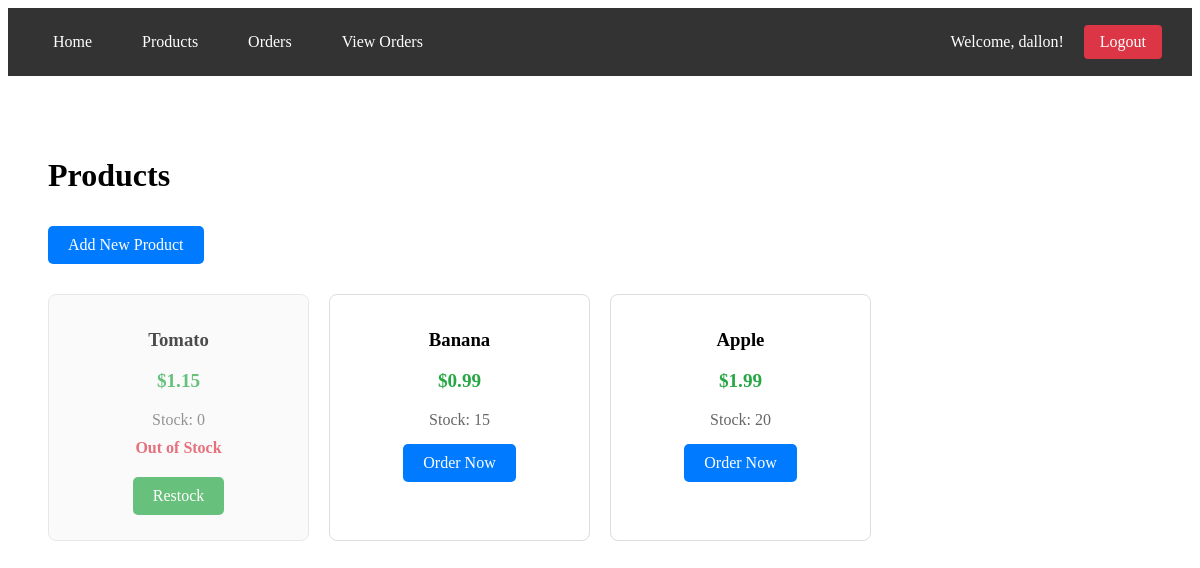
Page /products (signed in) on the earlier database version.
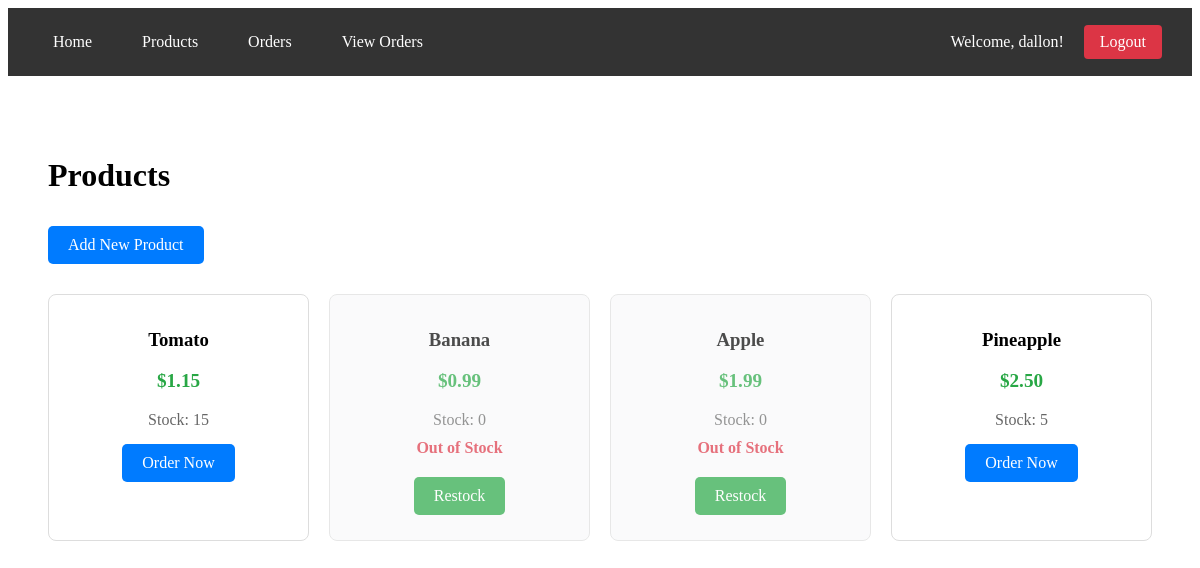
Same page on the later database version.
### app/models.py (models this page shows, shortened)
class Product(db.Model):
    id = db.Column(db.Integer, primary_key=True)
    name = db.Column(db.String(80), nullable=False)
    price = db.Column(db.Float, nullable=False)
    stock = db.Column(db.Integer, default=10)
    orders = db.relationship('Order', backref='product', lazy=True)

### app/routes.py (the view)
@app.route('/products')
@login_required
def products():
    products = Product.query.all()
    return render_template('products.html', products=products)

### app/routes.py (called while the page is built)
def login_required(f):
    @wraps(f)
    def decorated_function(*args, **kwargs):
        if 'user_id' not in session:
            flash('Please login first!')
            return redirect(url_for('login'))
        return f(*args, **kwargs)
    return decorated_function

### app/templates/products.html
{% extends "base.html" %}
{% block content %}
<div class="container">
    <h1>Products</h1>
    <a href="{{ url_for('add_product') }}" class="btn">Add New Product</a>
    <div class="product-grid">
        {% for product in products %}
        <div class="product-card {% if product.stock <= 0 %}out-of-stock{% endif %}">
            <h3>{{ product.name }}</h3>
            <p class="price">${{ "%.2f"|format(product.price) }}</p>
            <p class="stock">Stock: {{ product.stock }}</p>
            {% if product.stock > 0 %}
                <a href="{{ url_for('orders', product_id=product.id) }}" class="btn">Order Now</a>
            {% else %}
                <p class="out-of-stock-text">Out of Stock</p>
                <a href="{{ url_for('restock_product', product_id=product.id) }}" class="btn btn-restock">Restock</a>
            {% endif %}
        </div>
        {% endfor %}
    </div>
</div>
{% endblock %}

### app/templates/base.html (shortened to what this page needs)
<!DOCTYPE html>
<html lang="en">
<head>
    <link rel="stylesheet" href="{{ url_for('static', filename='style.css') }}">
</head>
<body>
    <nav>
        <div class="nav-left">
            <a href="{{ url_for('index') }}">Home</a>
            {% if 'user_id' in session %}
                <a href="{{ url_for('products') }}">Products</a>
                <a href="{{ url_for('orders') }}">Orders</a>
                <a href="{{ url_for('view_orders') }}">View Orders</a>
            {% endif %}
        </div>
        <div class="nav-right">
            {% if 'user_id' in session %}
                <span class="welcome-text">Welcome, {{ session['username'] }}!</span>
                <a href="{{ url_for('logout') }}" class="btn-logout">Logout</a>
            {% else %}
                <a href="{{ url_for('register') }}">Register</a>
                <a href="{{ url_for('login') }}">Login</a>
            {% endif %}
        </div>
    </nav>
    <div class="container">
        {% block content %}{% endblock %}
    </div>
</body>
</html>

### app/static/style.css (style rules this page uses)
.container { max-width: 1200px; margin: 0 auto; padding: 20px; }
.product-grid { display: grid; grid-template-columns: repeat(auto-fill, minmax(250px, 1fr)); gap: 20px; margin-top: 20px; }
.product-card { border: 1px solid #ddd; padding: 15px; border-radius: 8px; text-align: center; }
.btn { display: inline-block; padding: 10px 20px; background-color: #007bff; color: white; text-decoration: none; border-radius: 5px; margin: 10px 0; }
.price { font-size: 1.2em; color: #28a745; font-weight: bold; }
nav { display: flex; justify-content: space-between; align-items: center; padding: 15px 30px; background-color: #333; margin-bottom: 20px; }
.nav-left, .nav-right { display: flex; align-items: center; gap: 20px; }
.welcome-text { color: #fff; }
.btn-logout { background-color: #dc3545; padding: 8px 16px; border-radius: 4px; }
nav a { color: white; text-decoration: none; padding: 10px 15px; }
.out-of-stock { opacity: 0.7; background-color: #f8f9fa; }
.out-of-stock-text { color: #dc3545; font-weight: bold; margin: 10px 0; }
.stock { color: #666; margin: 5px 0; }
.btn-restock { background-color: #28a745; }

Differences in the rows shown:
changed Product "Tomato": stock "0" → "15"; stock "Out of Stock Restock" → "Order Now"
changed Product "Banana": stock "15" → "0"; stock "Order Now" → "Out of Stock Restock"
changed Product "Apple": stock "20" → "0"; stock "Order Now" → "Out of Stock Restock"
added Product: name "Pineapple", price "2.50", stock "5"
